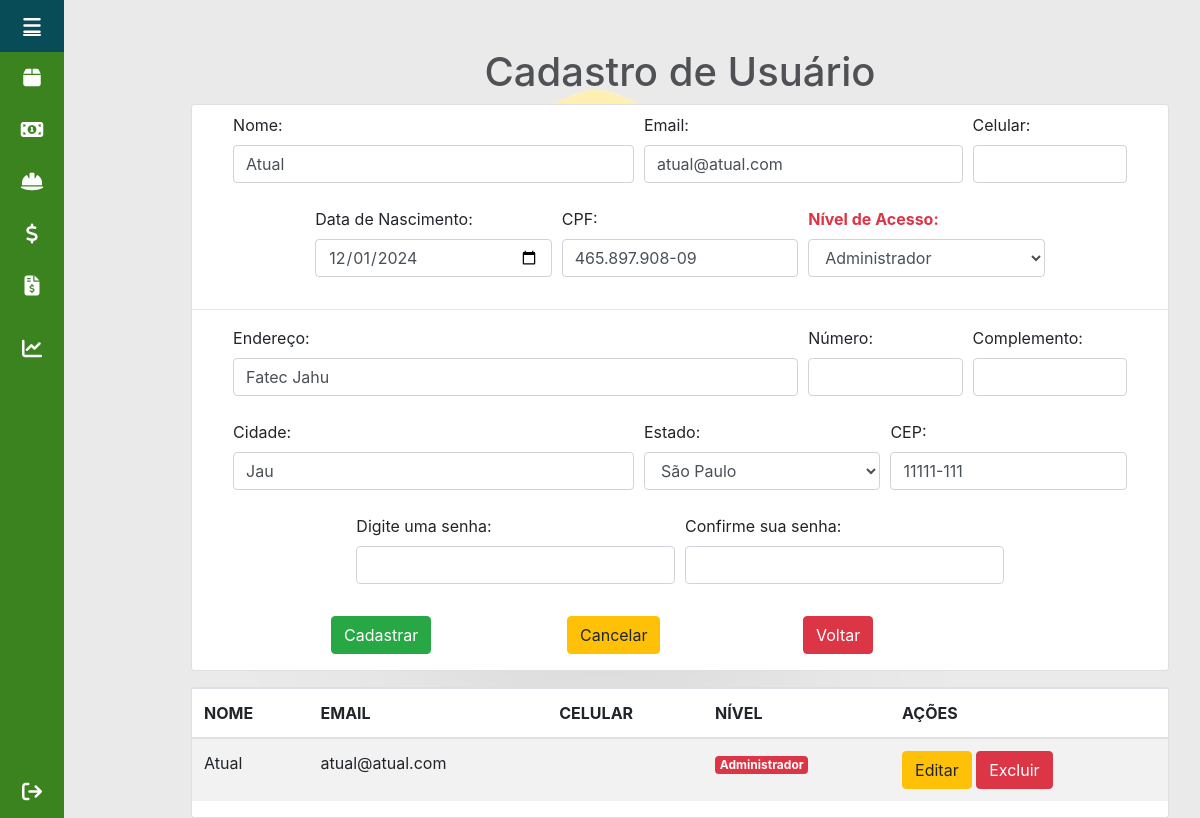
The app's page /compras/cadUsuario.php?id=1 with its own data.
### tables this page shows
CREATE TABLE `usuarios` (
  `id_usuario` int(11) NOT NULL,
  `nome` varchar(254) NOT NULL,
  `email` varchar(254) NOT NULL,
  `celular` varchar(21) DEFAULT NULL,
  `data_nascimento` date NOT NULL,
  `cpf` varchar(14) DEFAULT NULL,
  `nivel_acesso` tinyint(4) NOT NULL,
  `cep` varchar(10) DEFAULT NULL,
  `endereco` varchar(254) DEFAULT NULL,
  `numero` varchar(10) DEFAULT NULL,
  `complemento` varchar(254) DEFAULT NULL,
  `cidade` varchar(254) DEFAULT NULL,
  `estado` char(2) DEFAULT NULL,
  `senha` varchar(254) NOT NULL
);

### compras/cadUsuario.php (the view, shortened to what this page needs)
<?php
require '../utils/conexao.php';
$id = isset($_GET['id']) ? $_GET['id'] : false;
if ($id) {
    $sql = "SELECT * FROM usuarios WHERE id_usuario=?;";
    $stmt = $conn->prepare($sql);
    $stmt->bind_param("i", $id);
    $stmt->execute();
    $dados = $stmt->get_result();
    if ($dados->num_rows > 0) {
        $user = $dados->fetch_assoc();
    } else {
?>
        <script>
            history.back();
        </script>
<?php
    }
}
$sql = "SELECT * FROM usuarios;";
$stmt = $conn->prepare($sql);
$stmt->execute();
$dados = $stmt->get_result();
$nivel = array(
    'Administrador',
    'Usuário'
);
$corNivel = array(
    'badge-danger',
    'badge-primary'
)
?>
<!doctype html>
<html lang="pt-br">
<head>
    <link rel="stylesheet" href="/pi_gandara/css/style.css">
    <link rel="stylesheet" href="https://cdn.jsdelivr.net/npm/bootstrap@4.6.2/dist/css/bootstrap.css">
    <link rel="stylesheet" href="path/to/font-awesome/css/font-awesome.min.css">
</head>
<body>
    <header>
        <?php
        include_once('../utils/menu.php');
        ?>
    </header>
    <main>
        <h1 style="text-align:center;">Cadastro de Usuário</h1>
        <div class="container">
            <div class="card card-cds">
                <form id="userForm" action="/pi_gandara/compras/bd/bd_cadUsuario.php" method="POST">
                    <div class="form-row justify-content-center mt-2">
                        <div class="form-group col-sm-5">
                            <label for="nome">Nome:</label>
                            <input type="text" class="form-control" id="nome" name="nome" required
                                value="<?= ($id) ? $user['nome'] : null ?>">
                        </div>
                        <div class="form-group col-sm-4">
                            <label for="email">Email:</label>
                            <input type="email" class="form-control" id="email" name="email"
                                value="<?= ($id) ? $user['email'] : null ?>">
                        </div>
                        <div class="form-group col-sm-2">
                            <label for="celular">Celular:</label>
                            <input type="tel" class="form-control" id="celular" name="celular"
                                value="<?= ($id) ? $user['celular'] : null ?>">
                        </div>
                    </div>
                    <div class="form-row justify-content-center mt-2">
                        <div class="form-group col-sm-3">
                            <label for="data_nascimento">Data de Nascimento:</label>
                            <input type="date" class="form-control" id="data_nascimento" name="data_nascimento"
                                value="<?= ($id) ? $user['data_nascimento'] : null ?>">
                        </div>
                        <div class="form-group col-sm-3">
                            <label for="cpf">CPF:</label>
                            <input type="tel" class="form-control" id="cpf" name="cpf"
                                value="<?= ($id) ? $user['cpf'] : null ?>">
                        </div>
                        <div class="form-group col-sm-3">
                            <label for="nivel_acesso" class="text-danger font-weight-bold">Nível de Acesso:</label>
                            <select class="form-control" id="nivel_acesso" name="nivel_acesso">
                                <option <?= (isset($_GET['id']) && $user['nivel_acesso'] == 0) ? "selected" : null ?>
                                    value="0">Administrador</option>
                            </select>
                        </div>
                    </div>
                    <hr>
                    <div class="form-row justify-content-center mt-2">
                        <div class="form-group col-sm-7">
                            <label for="endereco">Endereço:</label>
                            <input type="text" class="form-control" id="endereco" name="endereco"
                                value="<?= ($id) ? $user['endereco'] : null ?>">
                        </div>
                        <div class="form-group col-sm-2">
                            <label for="numero">Número:</label>
                            <input type="text" class="form-control" id="numero" name="numero"
                                value="<?= ($id) ? $user['numero'] : null ?>">
                        </div>
                        <div class="form-group col-sm-2">
                            <label for="complemento">Complemento:</label>
                            <input type="text" class="form-control" id="complemento" name="complemento"
                                value="<?= ($id) ? $user['complemento'] : null ?>">
                        </div>
                    </div>
                    <div class="form-row justify-content-center mt-2">
                        <div class="form-group col-sm-5">
                            <label for="cidade">Cidade:</label>
                            <input type="text" class="form-control" id="cidade" name="cidade"
                                value="<?= ($id) ? $user['cidade'] : null ?>">
                        </div>
                        <div class="form-group col-sm-3">
                            <label for="estado">Estado:</label>
                            <select class="form-control" id="estado" name="estado">
                                <option <?= (isset($_GET['id']) && $user['estado'] == "SP") ? "selected" : null ?> value="SP">São Paulo</option>
                            </select>
                        </div>
                        <div class="form-group col-sm-3">
                            <label for="cep">CEP:</label>
                            <input type="text" class="form-control" id="cep" name="cep"
                                value="<?= ($id) ? $user['cep'] : null ?>">
                        </div>
                    </div>
                    <div class="form-row justify-content-center mt-2">
                        <div class="col-sm-4 form-group">
                            <label for="senha">Digite uma senha:</label>
                            <input type="password" name="senha" id="senha" class="form-control text-center"
                                <?= (isset($_GET['id'])) ? null : "required" ?>>
                        </div>
                        <div class="col-sm-4 form-group">
                            <label for="confirma_senha">Confirme sua senha:</label>
                            <input type="password" name="confirma_senha" id="confirma_senha" class="form-control text-center"
                                <?= (isset($_GET['id'])) ? null : "" ?>>
                        </div>
                    </div>
                    <div class="form-row justify-content-center m-3">
                        <div class="col-sm-3">
                            <button type="submit" name="submit" class="btn btn-success">Cadastrar</button>
                        </div>
                        <div class="col-sm-3">
                            <button type="reset" class="btn btn-warning">Cancelar</button>
                        </div>
                        <div class="col-sm-3">
                            <a href="/pi_gandara/compras/index.php"><button type="button" class="btn btn-danger">Voltar</button></a>
                        </div>
                    </div>
                </form>
            </div>
        </div>
        <div class="container mt-3">
            <div class="card">
                <table class="table table-hover table-striped">
                    <thead>
                        <th>NOME</th>
                        <th>EMAIL</th>
                        <th>CELULAR</th>
                        <th>NÍVEL</th>
                        <th>AÇÕES</th>
                    </thead>
                    <tbody>
                        <?php
                        while ($linha = $dados->fetch_assoc()) {
                        ?>
                            <tr>
                                <td><?= $linha['nome'] ?></td>
                                <td><?= $linha['email'] ?></td>
                                <td><?= $linha['celular'] ?></td>
                                <td>
                                    <span class="badge <?= $corNivel[$linha['nivel_acesso']] ?>">
                                        <?= $nivel[$linha['nivel_acesso']] ?>
                                    </span>
                                </td>
                                <td>
                                    <a href="cadUsuario.php?id=<?= $linha['id_usuario'] ?>" class="btn btn-warning">Editar</a>
                                    <button class="btn btn-danger btn-excluir">Excluir</button>
                                </td>
                            </tr>
                        <?php
                        }
                        ?>
                    </tbody>
                </table>
            </div>
        </div>
    </main>
</body>
</html>

### css/style.css (style rules this page uses)
body { margin: 0; padding: 0; font-family: Roboto, 'Helvetica Neue', Helvetica, sans-serif; }
body::before { content: ""; position: fixed; inset: 0; height: auto; width: 100%; background: url("/pi_gandara/imgs/logoceres.jpeg") center; background-color: #BABABA; background-repeat: no-repeat; opacity: 0.3; }
header { position: fixed; top: 0; left: 0; }
main { margin-top: 3rem; margin-left: 11rem; margin-right: 1rem; }

### records on screen
usuarios: nome "Atual", email "atual@atual.com", data_nascimento "12/01/2024", cpf "465.897.908-09", nivel_acesso "Administrador", endereco "Fatec Jahu", cidade "Jau", estado "São Paulo", cep "11111-111"
